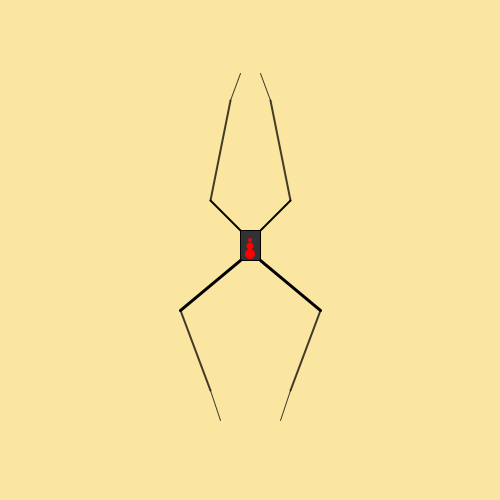
Frame 1 (no input)
Frame 60 (the mouse pressed at the canvas centre just before this capture): identical to frame 1, image omitted
Frame 120 (the mouse held since frame 60 and released just before this capture): identical to frame 1, image omitted

The Processing sketch that drew this single still picture (run headless with seeded random() and noise(); from frame 60 on, the mouse is pressed at the canvas centre):

// Processing sketch: processing_18424
// ── processing_18424.pde

//01/22/2011  |  Molly Morin  |  mollymorin.com
//development sample for lesson 1, learning processing
//created for Emerging Formats for Digital Art, University of Notre Dame

////setup:  this defines the size and some features of your sketch

void setup(){
  size (500,500);//the size of your sketch in pixels
  smooth();//turns on anti-ailiasing, witch smooths out some rough edges
}

////draw:  this is where the action happens

void draw(){
  //background color in Red, Green, Blue
  //there is a handy color wheel here:http://bluelobsterart.com/wordpress/wp-content/uploads/2009/03/rgb-color-wheel-lg.jpg
  background(250, 230, 160);//pale yellow
  
  //set the rectangle mode so it draws form the center
  //cause I like it that way
  rectMode(CENTER);
  
  //body
  stroke(0);//black
  fill(50);//almost black
  rect(250, 245,20,30);
  
  //spots on body
  //i just ballparked these and then monkeed around with them till they looked right
  noStroke();
  fill(255,0,0);//red
  ellipse(250, 240, 4, 4);
  ellipse(250, 246, 7, 7); 
  ellipse(250, 254, 10, 10);
  
  //front left leg
  stroke(0); //solid black
  strokeWeight(2);//line will have a thickness of 2
  line (240, 230, 210, 200);//this line is the segment that connects to the body
  stroke(0, 190);//semi-transparent black
  //I don't need to define stroke weight because it is the same
  line (210, 200, 230, 100);//middle segment
  strokeWeight(1);
  line (230, 100, 240, 73);//end segment
  
  //front right leg
  stroke(0); //solid black!!!need to be re-set
  strokeWeight(2);
  line (260, 230, 290, 200);
  stroke(0, 190);
  line (290, 200, 270, 100);
  strokeWeight(1);
  line (270, 100, 260, 73);
  
  //back left leg
  stroke(0); 
  strokeWeight(3);
  line (240, 260, 180, 310);//body segment
  strokeWeight(2);
  stroke(0, 190);
  line (180, 310, 210, 390);//middle segment
  strokeWeight(1);
  line (210, 390, 220, 420);//end segment
  
  //back right leg
  stroke(0); 
  strokeWeight(3);
  line (260, 260, 320, 310);//body segment
  strokeWeight(2);
  stroke(0, 190);
  line (320, 310, 290, 390);//middle segment
  strokeWeight(1);
  line (290, 390, 280, 420);//end segment
  
}

//notes:  This is not effecient, even for a sketch without variables
//that's OK, we can make it more efficient later
